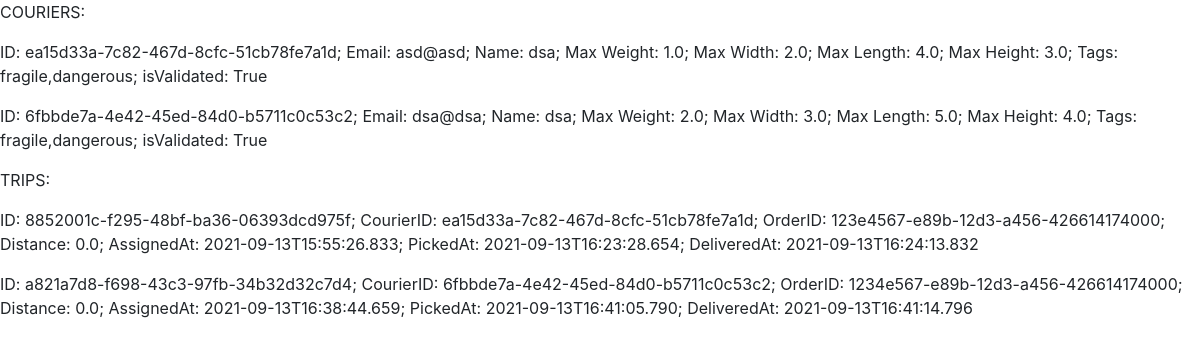
/view, run on the app's committed database.
### flaskr/database/models.py (models this page shows, shortened)
class Courier(db.Model):
    id = db.Column("id", db.String(36), primary_key=True)
    email = db.Column("email", db.String(100), nullable=False, unique=True)
    name = db.Column("name", db.String(30),nullable=False,default='')
    max_weight = db.Column("max_weight", db.Float,nullable=False, default=0)
    max_width = db.Column("max_width", db.Float,nullable=False, default=0)
    max_length = db.Column("max_length", db.Float,nullable=False, default=0)
    max_height = db.Column("max_height", db.Float,nullable=False, default=0)
    tags = db.Column("tags", db.Text, nullable=False,default='')
    is_validated = db.Column("is_validated", db.Boolean, default=False)
    current_order_id = db.Column("current_order_id", db.String(36), default=None)

class Trip(db.Model):
    id = db.Column("id", db.String(36), primary_key=True)
    courier_id = db.Column(
        "courier_id", db.String(36), db.ForeignKey("courier.id"), nullable=False
    )
    order_id = db.Column("order_id", db.String(36), nullable=False, unique=True)
    distance = db.Column("distance", db.Float, default=0)
    assigned_at = db.Column("assigned_at", db.String(30))
    picked_at = db.Column("picked_at", db.String(30))
    delivered_at = db.Column("delivered_at", db.String(30))
    courier = db.relationship("Courier", backref=db.backref("trips", lazy=True))

### flaskr/main/routes.py (the view)
@main.route("/view")
def view():
    return render_template(
        "view.html", couriers=Courier.query.all(), trips=Trip.query.all()
    )

### flaskr/templates/view.html (shortened to what this page needs)
{% extends "base.html" %}
{% block content %}
<p>COURIERS:</p>
{% for item in couriers %}
<p>ID: {{item.id}}; Email: {{item.email}}; Name: {{item.name}}; Max Weight: {{item.max_weight}}; Max Width:
    {{item.max_width}}; Max Length: {{item.max_length}}; Max Height: {{item.max_height}}; Tags: {{item.tags}};
    isValidated: {{item.is_validated}}</p>
{% endfor %}
<p>TRIPS:</p>
{% for item in trips %}
<p>ID: {{item.id}}; CourierID: {{item.courier_id}}; OrderID: {{item.order_id}}; Distance: {{item.distance}}; AssignedAt:
    {{item.assigned_at}}; PickedAt: {{item.picked_at}}; DeliveredAt: {{item.delivered_at}}</p>
{% endfor %}
{% endblock %}

### flaskr/templates/base.html (shortened to what this page needs)
<!doctype html>
<html>
<head>
    <link rel="stylesheet" href="https://stackpath.bootstrapcdn.com/bootstrap/4.3.1/css/bootstrap.min.css"
>
</head>
<body>
    {% block content %}{% endblock %}
</body>
</html>

### data on the page
Courier: id "ea15d33a-7c82-467d-8cfc-51cb78fe7a1d", email "asd@asd", name "dsa", max_weight "1.0", max_width "2.0", max_length "4.0", max_height "3.0", tags "fragile,dangerous", is_validated "True"
Courier: id "6fbbde7a-4e42-45ed-84d0-b5711c0c53c2", email "dsa@dsa", name "dsa", max_weight "2.0", max_width "3.0", max_length "5.0", max_height "4.0", tags "fragile,dangerous", is_validated "True"
Trip: id "8852001c-f295-48bf-ba36-06393dcd975f", courier_id "ea15d33a-7c82-467d-8cfc-51cb78fe7a1d", order_id "123e4567-e89b-12d3-a456-426614174000", distance "0.0", assigned_at "2021-09-13T15:55:26.833", picked_at "2021-09-13T16:23:28.654", delivered_at "2021-09-13T16:24:13.832"
Trip: id "a821a7d8-f698-43c3-97fb-34b32d32c7d4", courier_id "6fbbde7a-4e42-45ed-84d0-b5711c0c53c2", order_id "1234e567-e89b-12d3-a456-426614174000", distance "0.0", assigned_at "2021-09-13T16:38:44.659", picked_at "2021-09-13T16:41:05.790", delivered_at "2021-09-13T16:41:14.796"
